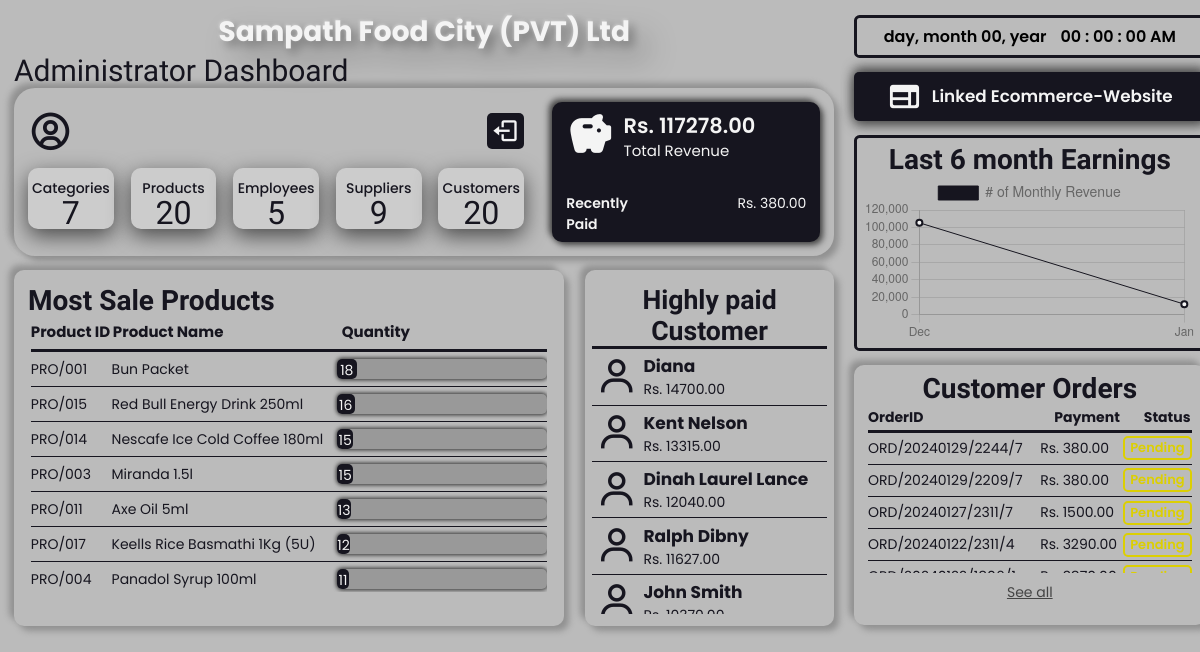
/Admin/Home.php, run on the app's committed database.
### tables this page shows
CREATE TABLE `product` (
  `ProductID` varchar(20) NOT NULL,
  `ProductName` varchar(100) NOT NULL,
  `Total_Quantity` int(11) NOT NULL,
  `Unit_Price` float NOT NULL,
  `Image` varchar(250) DEFAULT NULL,
  `CategoryID` int(11) DEFAULT NULL,
  `SupplierID` varchar(20) DEFAULT NULL
);

### Admin/Home.php (the view, shortened to what this page needs)
<!DOCTYPE html>
<html lang="en">
<head>
    <link href='https://unpkg.com/boxicons@2.1.2/css/boxicons.min.css' rel='stylesheet'>
</head>
<body onload="initClock()">
    <main>
        <div class="main">
            <div class="h1">Sampath Food City (PVT) Ltd</div>
            <div class="text">Administrator Dashboard</div>
            <div class="insight">
                <div class="profile_details">
                    <div class="profile">
                        <i class='bx bx-user-circle bx-tada bx-flip-horizontal' id="i"></i>
                        <div class="out">
                            <a href="index.php" id="a"><i class='bx bx-log-out' id="log-out"></i><span class="name">Log out</span></a>
                        </div>
                    </div>
                    <div class="details">
                        <a href="Category.php">
                            <?php
                                @include 'config.php';
                                $sql = "SELECT * FROM Category";
                                $count_run = mysqli_query($conn, $sql);
                                $row = mysqli_num_rows($count_run);
                            ?>
                            <div class="option">
                                <div class="fieldname">Categories</div>
                                <div class="number"><?= $row?></div>
                            </div>
                        </a>
                        <a href="Products.php?profile=Admin">
                            <?php
                                @include 'config.php';
                                $sql = "SELECT * FROM product";
                                $count_run = mysqli_query($conn, $sql);
                                $row = mysqli_num_rows($count_run);
                            ?>
                            <div class="option">
                                <div class="fieldname">Products</div>
                                <div class="number"><?= $row ?></div>
                            </div>
                        </a>
                        <a href="Employees.php">
                            <?php
                                @include 'config.php';
                                $sql = "SELECT * FROM staff WHERE NOT StaffID LIKE 'AD%'";
                                $count_run = mysqli_query($conn, $sql);
                                $row = mysqli_num_rows($count_run);
                            ?>
                            <div class="option">
                                <div class="fieldname">Employees</div>
                                <div class="number"><?= $row ?></div>
                            </div>
                        </a>
                        <a href="Supplier.php">
                            <?php
                                @include 'config.php';
                                $sql = "SELECT * FROM Supplier";
                                $count_run = mysqli_query($conn, $sql);
                                $row = mysqli_num_rows($count_run);
                            ?>
                            <div class="option">
                                <div class="fieldname">Suppliers</div>
                                <div class="number"><?= $row ?></div>
                            </div>
                        </a>
                        <a href="Customer.php?profile=Admin">
                            <?php
                                @include 'config.php';
                                $sql = "SELECT * FROM Customer";
                                $count_run = mysqli_query($conn, $sql);
                                $row = mysqli_num_rows($count_run);
                            ?>
                            <div class="option">
                                <div class="fieldname">Customers</div>
                                <div class="number"><?= $row ?></div>
                            </div>
                        </a>
                    </div>
                </div>
                <a href="Payment.php" id="pay">
                    <div class="payment">
                        <?php
                            @include 'config.php';
                            $sql = "SELECT SUM(Total_Amount) as 'Total' FROM Payment";
                            $result = $conn->query($sql);
                            if($result-> num_rows > 0){
                                while($row = $result-> fetch_assoc()){
                        ?>
                        <span class="material-icons-round" id="icon">savings</span>
                        <div class="middle">
                            <span id="h4">Rs. <?= $row['Total'] ?>.00</span>
                            <span id="h5">Total Revenue</span>
                        </div>
                        <?php
                                }
                            }
                        ?>
                    </div>
                    <div class="box">
                        <span id="note">Recently Paid</span>
                        <?php
                            @include 'config.php';
                            $sql1 = "SELECT Total_Amount FROM Payment ORDER BY PaymentID DESC LIMIT 1";
                            $result1 = $conn->query($sql1);
                            if($result1-> num_rows > 0){
                                while($row = $result1-> fetch_assoc()){
                        ?>
                        <span id="paid">Rs. <?= $row['Total_Amount'] ?>.00</span>
                        <?php
                                    }
                                }
                        ?>
                    </div>
                </a>
            </div>
            <div class="recent">
                <div class="product">
                    <h2>Most Sale Products</h2>
                    <div class="table">
                        <div class="thead">
                            <span class="th" id="c1">Product ID</span>
                            <span class="th" id="c2">Product Name</span>
                            <span class="th" id="c3">Quantity</span>
                        </div>
                        <div class="tbody">
                            <?php
                                @include 'config.php';
                                $sql = "SELECT SUM(Order_Quantity) as 'GrandTotal' FROM order_product";
                                $result = $conn->query($sql);
                                if($result-> num_rows > 0){
                                    while($row = $result-> fetch_assoc()){
                                        $sql1 = "SELECT p.ProductID, p.ProductName, SUM(Order_Quantity) as 'Total' FROM Product p, order_product op WHERE p.ProductID = op.ProductID GROUP BY op.ProductID ORDER BY Total DESC LIMIT 15";
                                        $result1 = $conn->query($sql1);
                                        if($result1-> num_rows > 0){
                                            while($row1 = $result1-> fetch_assoc()){
                                                $tot = ($row1['Total']/$row['GrandTotal'])*100;
                            ?>
                            <div class="tr">
                                <span class="td" id="c1"><?= $row1['ProductID']?></span>
                                <span class="td" id="c2"><?= $row1['ProductName']?></span>
                                <span class="td" id="c3">
                                    <div class="progress-bar">
                                        <span class="bar" data-width="<?= $tot?>%"><?= $row1['Total']?></span>
                                    </div>
                                </span>
                            </div>
                            <?php
                                            }
                                        }
                                    }
                                }else{
                                    echo '<div class="tr"></div>';
                                }
                            ?>
                        </div>
                    </div>
                </div>
                <div class="customer">
                    <h2>Highly paid Customer</h2>
                    <div class="tabs">
                        <?php
                            @include 'config.php';
                            $sql = "SELECT CusName, SUM(Total_Amount) AS 'sum' FROM customer c, ordertb o, payment p WHERE c.CustomerID=o.CusID AND o.OrderID = p.OrderID GROUP BY CusName HAVING SUM(Total_Amount)>10000 ORDER BY SUM(Total_Amount) DESC";
                            $result = $conn->query($sql);
                            if($result-> num_rows > 0){
                                while($row = $result-> fetch_assoc()){
                        ?>
                        <div class="line">
                            <i class='bx bx-user' id="cus"></i>
                            <span class="row">
                                <div class="cusname"><?= $row['CusName']?></div>
                                <div class="total">Rs. <?= $row['sum']?>.00</div>
                            </span>
                        </div>
                        <?php
                                }
                            }else{
                                echo '<div class="line"></div>';
                            }
                        ?>
                    </div>
                </div>
            </div>
        </div>
        <div class="right">
            <div class="datetime">
                <div class="date">
                    <span id="dayname">day</span>,
                    <span id="month">month</span>
                    <span id="dayno">00</span>,
                    <span id="year">year</span>
                </div>
                <div class="time">
                    <span id="hour">00</span> :
                    <span id="min">00</span> :
                    <span id="sec">00</span>
                    <span id="period">AM</span>
                </div>
            </div>
            <a href="/Sampath Food City/Customer/index.php" target="_blank" class="website">
                <span class="material-icons-round" id="icon">web</span>Linked Ecommerce-Website
            </a>
            <div class="chart">
                <?php
                    @include 'config.php';
                    $sql = "SELECT Month(Payment_Timestamp) as 'Month', SUM(Total_Amount) as 'Total' FROM payment GROUP BY Month(Payment_Timestamp) ORDER BY Year(Payment_Timestamp), Month(Payment_Timestamp) DESC LIMIT 6";
                    $result = $conn->query($sql);
                    if($result-> num_rows > 0){
                        $data = array();
                        $value = array();
                        while($row = $result-> fetch_assoc()){
                            $data[] = $row['Month'];
                            $value[] = $row['Total'];
                        }
                        function numericToMonthName($data) {
                            $months = array(
                                1 => 'Jan',
                                2 => 'Feb',
                                3 => 'Mar',
                                4 => 'Apr',
                                5 => 'May',
                                6 => 'Jun',
                                7 => 'Jul',
                                8 => 'Aug',
                                9 => 'Sep',
                                10 => 'Oct',
                                11 => 'Nov',
                                12 => 'Dec'
                            );
                            return isset($months[$data]) ? $months[$data] : 'Unknown';
                        }
                        $monthNames = array_map('numericToMonthName', $data);
                    }
                ?>
                <h2>Last 6 month Earnings</h2>
                <canvas id="myChart"></canvas>
            </div>
            <div class="order">
                <h2>Customer Orders</h2>
                <div class="orders">
                    <div class="hd">
                        <div class="orderid">OrderID</div>
                        <div class="amount">Payment</div>
                        <div class="status">Status</div>
                    </div>
                    <div class="lines">
                        <?php
                            @include 'config.php';
                            $sql = "SELECT ob.OrderID, p.Total_Amount, o.STATUS FROM ordertb o, order_product ob, payment p WHERE o.OrderID = ob.OrderID AND o.OrderID = p.OrderID GROUP BY OrderID DESC";
                            $result = $conn->query($sql);
                            if($result-> num_rows > 0){
                                while($row = $result-> fetch_assoc()){
                        ?>
                        <a href="Order-details.php?order=<?= $row['OrderID'] ?>" class="row">
                                <div class="orderid"><?= $row['OrderID']?></div>
                                <div class="amount">Rs. <?= $row['Total_Amount']?>.00</div>
                                <?php
                                    if ($row['STATUS'] == "Pending") {
                                        echo '<div class="status" style = "--var : #DCCF02;">'.$row['STATUS'].'</div>';
                                    }
                                ?>
                        </a>
                        <?php
                                }
                            }
                        ?>
                    </div>
                </div>
                <a href="Order.php" class="view">See all</a>
            </div>
        </div>
    </main>
    <script>
        var data = <?php echo json_encode($monthNames);?>;
        var value = <?php echo json_encode($value);?>;
        var ctx = document.getElementById('myChart');
        new Chart(ctx, {
            type: 'line',
            data: {
            labels: data,
            datasets: [{
                label: '# of Monthly Revenue',
                data: value,
                borderWidth: 1
            }]
            },
            options: {
                responsive: true,
                backgroundColor: '#16151f',
                borderColor: '#16151f',
                pointBorderWidth: 2,
                pointBackgroundColor: '#f4f4f4',
                plugins: {
                    legend: {
                        labels: {
                            font: {
                                size: 14
                            }
                        }
                    }
                }
            }
        });
    </script>
</body>
</html>

### data on the page
product: ProductID "PRO/001", ProductName "Bun Packet", $tot 9.4736842105263 (drawn), Total "18"
product: ProductID "PRO/015", ProductName "Red Bull Energy Drink 250ml", $tot 8.4210526315789 (drawn), Total "16"
product: ProductID "PRO/014", ProductName "Nescafe Ice Cold Coffee 180ml", $tot 7.8947368421053 (drawn), Total "15"
product: ProductID "PRO/003", ProductName "Miranda 1.5l", $tot 7.8947368421053 (drawn), Total "15"
product: ProductID "PRO/011", ProductName "Axe Oil 5ml", $tot 6.8421052631579 (drawn), Total "13"
product: ProductID "PRO/017", ProductName "Keells Rice Basmathi 1Kg (5U)", $tot 6.3157894736842 (drawn), Total "12"
product: ProductID "PRO/004", ProductName "Panadol Syrup 100ml", $tot 5.7894736842105 (drawn), Total "11"

### other printed values
$row "7"
$row "20"
$row "5"
$row "9"
$row['Total'] "117278"
$row['Total_Amount'] "380"
$row['CusName'] "Diana"
$row['sum'] "14700"
$row['CusName'] "Kent Nelson"
$row['sum'] "13315"
$row['CusName'] "Dinah Laurel Lance"
$row['sum'] "12040"
$row['CusName'] "Ralph Dibny"
$row['sum'] "11627"
$row['CusName'] "John Smith"
